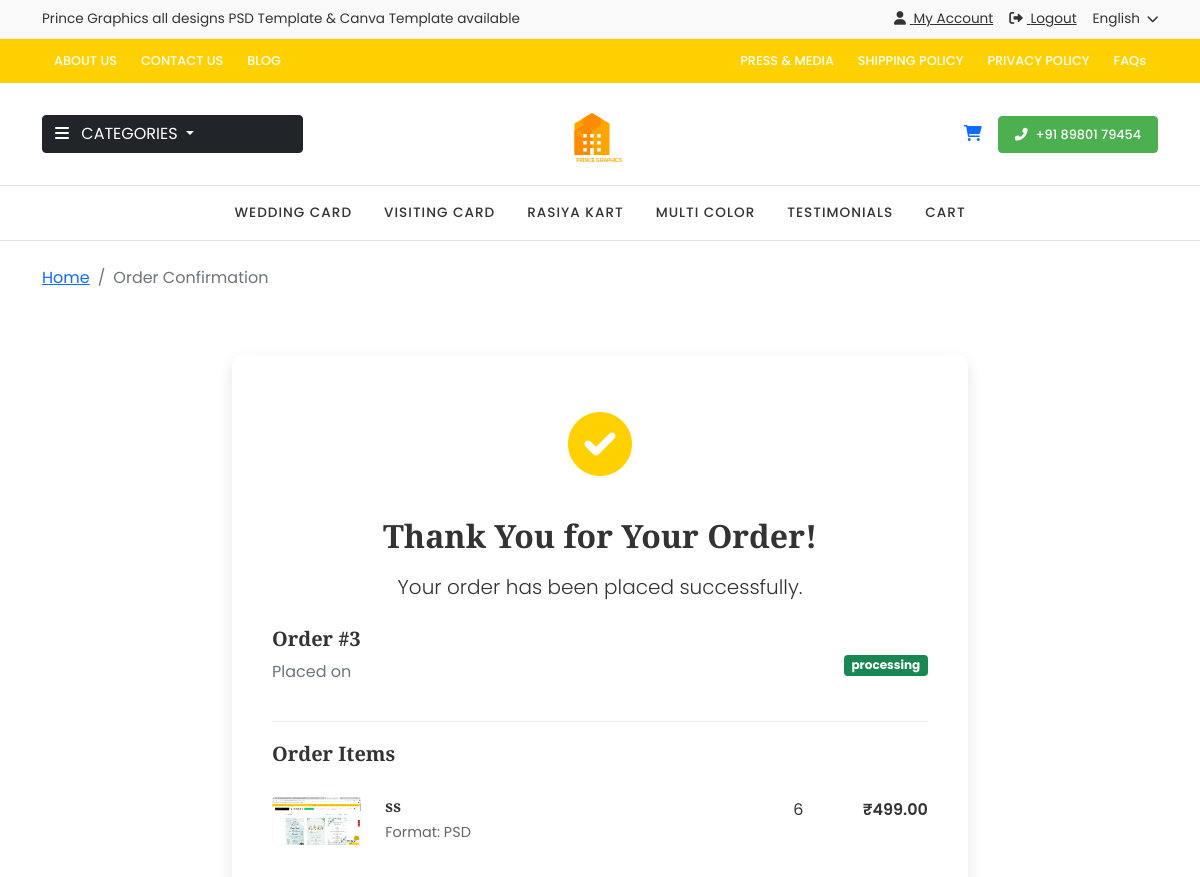
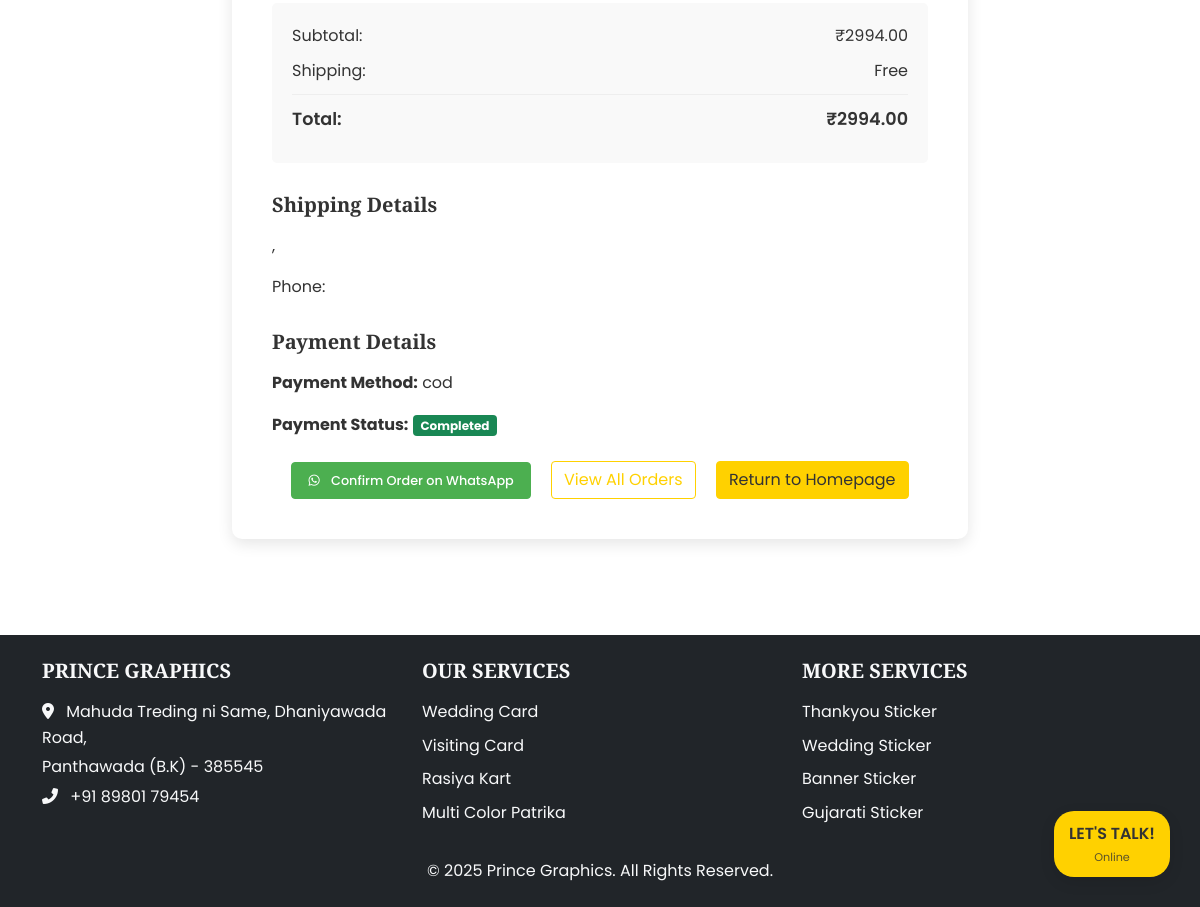
The app's page /order-confirmation/3/ (signed in) with its own data (2 pictures, top to bottom).
### wedding_app/models.py (models this page shows, shortened)
class Order(models.Model):
    STATUS_CHOICES = [
        ('pending', 'Pending'),
        ('processing', 'Processing'),
        ('completed', 'Completed'),
        ('cancelled', 'Cancelled'),
    ]
    user = models.ForeignKey(User, on_delete=models.CASCADE, related_name='orders')
    order_number = models.CharField(max_length=20, unique=True)
    status = models.CharField(max_length=20, choices=STATUS_CHOICES, default='pending')
    total_amount = models.DecimalField(max_digits=10, decimal_places=2)
    created_at = models.DateTimeField(auto_now_add=True)
    updated_at = models.DateTimeField(auto_now=True)
    shipping_address = models.TextField()
    payment_method = models.CharField(max_length=50)
    payment_status = models.BooleanField(default=False)
    order_notes = models.TextField(blank=True, null=True)
    class Meta:
        ordering = ['-created_at']

class OrderItem(models.Model):
    order = models.ForeignKey(Order, on_delete=models.CASCADE, related_name='items')
    gallery_image = models.ForeignKey(GalleryImage, on_delete=models.CASCADE)
    quantity = models.PositiveIntegerField(default=1)
    price = models.DecimalField(max_digits=10, decimal_places=2)
    format = models.CharField(max_length=50)

class GalleryImage(models.Model):
    title = models.CharField(max_length=100)
    image = models.ImageField(upload_to='gallery/')
    caption = models.CharField(max_length=200, blank=True, null=True)
    category = models.ForeignKey(Category, on_delete=models.SET_NULL, null=True, blank=True, related_name='gallery_images')
    price = models.DecimalField(max_digits=10, decimal_places=2, default=499.00)
    discount_price = models.DecimalField(max_digits=10, decimal_places=2, null=True, blank=True)
    formats = models.CharField(max_length=200, default='PSD, Canva', help_text='Comma separated list of available formats')
    is_featured = models.BooleanField(default=False)
    order = models.IntegerField(default=0)
    class Meta:
        ordering = ['order']

### wedding_app/views.py (the view)
# urls.py: path('order-confirmation/<int:order_id>/', views.order_confirmation, name='order_confirmation'),
@login_required
def order_confirmation(request, order_id):
    order = get_object_or_404(Order, id=order_id, user=request.user)
    order_items = OrderItem.objects.filter(order=order)
    whatsapp_link = generate_whatsapp_notification(order, order_items)
    context = {
        'order': order,
        'order_items': order_items,
        'whatsapp_link': whatsapp_link
    }
    return render(request, 'wedding_app/order_confirmation.html', context)

### wedding_app/templates/wedding_app/order_confirmation.html (shortened to what this page needs)
{% extends 'wedding_app/base.html' %}
{% load static %}
{% block content %}
<div class="container mt-4 mb-3">
    <nav aria-label="breadcrumb">
        <ol class="breadcrumb">
            <li class="breadcrumb-item"><a href="{% url 'home' %}">Home</a></li>
            <li class="breadcrumb-item active" aria-current="page">Order Confirmation</li>
        </ol>
    </nav>
</div>
<section class="confirmation-section py-5">
    <div class="container">
        <div class="row justify-content-center">
            <div class="col-lg-8">
                <div class="confirmation-card">
                    <div class="text-center mb-4">
                        <div class="confirmation-icon">
                            <i class="fas fa-check-circle"></i>
                        </div>
                        <h2 class="mb-3">Thank You for Your Order!</h2>
                        <p class="lead">Your order has been placed successfully.</p>
                    </div>
                    <div class="order-details">
                        <div class="order-header">
                            <div>
                                <h5>Order #{{ order.id }}</h5>
                                <p class="text-muted">Placed on {{ order.order_date|date:"F d, Y" }}</p>
                            </div>
                            <div>
                                <span class="badge bg-success">{{ order.status }}</span>
                            </div>
                        </div>
                        <div class="items-list">
                            <h5 class="mb-3">Order Items</h5>
                            {% for item in order_items %}
                            <div class="order-item">
                                <div class="row">
                                    <div class="col-md-2">
                                        <img src="{{ item.gallery_image.image.url }}" alt="{{ item.gallery_image.title }}" class="img-fluid rounded">
                                    </div>
                                    <div class="col-md-7">
                                        <h6 class="item-title">{{ item.gallery_image.title }}</h6>
                                        <p class="item-format">Format: {{ item.format }}</p>
                                    </div>
                                    <div class="col-md-1 text-center">
                                        <span class="item-quantity">{{ item.quantity }}</span>
                                    </div>
                                    <div class="col-md-2 text-end">
                                        <span class="item-price">₹{{ item.price }}</span>
                                    </div>
                                </div>
                            </div>
                            {% endfor %}
                        </div>
                        <div class="order-summary">
                            <div class="summary-row">
                                <span>Subtotal:</span>
                                <span>₹{{ order.total_amount }}</span>
                            </div>
                            <div class="summary-row">
                                <span>Shipping:</span>
                                <span>Free</span>
                            </div>
                            <div class="summary-row total">
                                <span>Total:</span>
                                <span>₹{{ order.total_amount }}</span>
                            </div>
                        </div>
                        <div class="shipping-details">
                            <h5 class="mb-3">Shipping Details</h5>
                            <p>{{ order.shipping_address.city }}, {{ order.shipping_address.state }} {{ order.shipping_address.zip_code }}</p>
                            <p>Phone: {{ order.shipping_address.phone }}</p>
                        </div>
                        <div class="payment-details">
                            <h5 class="mb-3">Payment Details</h5>
                            <p><strong>Payment Method:</strong> {{ order.payment_method }}</p>
                            <p><strong>Payment Status:</strong> <span class="badge bg-success">Completed</span></p>
                        </div>
                    </div>
                    <div class="text-center mt-4">
                        <a href="{{ whatsapp_link }}" class="btn btn-success me-3" target="_blank">
                            <i class="fab fa-whatsapp me-2"></i> Confirm Order on WhatsApp
                        </a>
                        <a href="{% url 'profile' %}" class="btn btn-outline-primary me-3">View All Orders</a>
                        <a href="{% url 'home' %}" class="btn btn-primary">Return to Homepage</a>
                    </div>
                </div>
            </div>
        </div>
    </div>
</section>
{% endblock %}

### wedding_app/templates/wedding_app/base.html (shortened to what this page needs)
<!DOCTYPE html>
<html lang="en">
<head>
    <link href="https://cdn.jsdelivr.net/npm/bootstrap@5.1.3/dist/css/bootstrap.min.css" rel="stylesheet">
    <link rel="stylesheet" href="https://cdnjs.cloudflare.com/ajax/libs/font-awesome/6.0.0/css/all.min.css">
    <link rel="stylesheet" href="/static/wedding_app/css/style.css">
</head>
<body>
    <div class="top-bar py-2">
        <div class="container">
            <div class="row align-items-center">
                <div class="col-md-6">
                    <p class="mb-0">Prince Graphics all designs PSD Template & Canva Template available</p>
                </div>
                <div class="col-md-6 text-end">
                    <div class="d-flex justify-content-end align-items-center">
                        {% if user.is_authenticated %}
                            <a href="{% url 'profile' %}" class="text-reset me-3"><i class="fas fa-user me-1"></i> My Account</a>
                            <a href="{% url 'logout' %}" class="text-reset"><i class="fas fa-sign-out-alt me-1"></i> Logout</a>
                        {% else %}
                            <a href="{% url 'login' %}" class="text-reset me-3"><i class="fas fa-sign-in-alt me-1"></i> Login</a>
                            <a href="{% url 'register' %}" class="text-reset me-3"><i class="fas fa-user-plus me-1"></i> Register</a>
                        {% endif %}
                        <div class="language-selector ms-3">
                            <span class="current-lang">English</span>
                            <i class="fas fa-chevron-down ms-1 small"></i>
                        </div>
                    </div>
                </div>
            </div>
        </div>
    </div>
    <div class="secondary-nav py-2 bg-primary">
        <div class="container">
            <div class="row">
                <div class="col-md-7">
                    <ul class="nav">
                        <li class="nav-item"><a href="{% url 'home' %}" class="nav-link text-white">ABOUT US</a></li>
                        <li class="nav-item"><a href="{% url 'contact' %}" class="nav-link text-white">CONTACT US</a></li>
                        <li class="nav-item"><a href="#" class="nav-link text-white">BLOG</a></li>
                    </ul>
                </div>
                <div class="col-md-5 text-end">
                    <ul class="nav justify-content-end">
                        <li class="nav-item"><a href="#" class="nav-link text-white">PRESS & MEDIA</a></li>
                        <li class="nav-item"><a href="#" class="nav-link text-white">SHIPPING POLICY</a></li>
                        <li class="nav-item"><a href="#" class="nav-link text-white">PRIVACY POLICY</a></li>
                        <li class="nav-item"><a href="#" class="nav-link text-white">FAQs</a></li>
                    </ul>
                </div>
            </div>
        </div>
    </div>
    <header class="main-header py-3">
        <div class="container">
            <div class="row align-items-center">
                <div class="col-md-3">
                    <div class="dropdown">
                        <button class="btn btn-dark dropdown-toggle w-100 text-start" type="button" data-bs-toggle="dropdown">
                            <i class="fas fa-bars me-2"></i> CATEGORIES
                        </button>
                    </div>
                </div>
                <div class="col-md-6 text-center">
                    <a href="{% url 'home' %}" class="navbar-brand">
                        <img src="/static/wedding_app/images/prince-graphics-logo-actual.svg" alt="Prince Graphics" class="img-fluid" style="max-height: 70px;">
                    </a>
                </div>
                <div class="col-md-3 text-end">
                    <div class="d-flex align-items-center justify-content-end">
                        <a href="{% url 'cart' %}" class="cart-icon me-3">
                            <i class="fas fa-shopping-cart"></i>
                        </a>
                        <a href="tel:+918980179454" class="btn btn-success"><i class="fas fa-phone-alt me-2"></i>+91 89801 79454</a>
                    </div>
                </div>
            </div>
        </div>
    </header>
    <nav class="main-nav py-2 border-top border-bottom">
        <div class="container">
            <ul class="nav justify-content-center">
                <li class="nav-item">
                    <a class="nav-link {% if 'wedding-card' in request.path %}active{% endif %}" href="{% url 'gallery' %}?category=wedding-card">WEDDING CARD</a>
                </li>
                <li class="nav-item">
                    <a class="nav-link {% if 'visiting-card' in request.path %}active{% endif %}" href="{% url 'gallery' %}?category=visiting-card">VISITING CARD</a>
                </li>
                <li class="nav-item">
                    <a class="nav-link {% if 'rasiya-kart' in request.path %}active{% endif %}" href="{% url 'gallery' %}?category=rasiya-kart">RASIYA KART</a>
                </li>
                <li class="nav-item">
                    <a class="nav-link {% if 'multi-color' in request.path %}active{% endif %}" href="{% url 'gallery' %}?category=multi-color">MULTI COLOR</a>
                </li>
                <li class="nav-item">
                    <a class="nav-link {% if 'testimonials' in request.path %}active{% endif %}" href="{% url 'testimonials' %}">TESTIMONIALS</a>
                </li>
                <li class="nav-item">
                    <a class="nav-link {% if 'cart' in request.path %}active{% endif %}" href="{% url 'cart' %}">CART</a>
                </li>
            </ul>
        </div>
    </nav>
    <main>
        {% block content %}{% endblock %}
    </main>
    <footer class="footer bg-dark text-light py-4 mt-5">
        <div class="container">
            <div class="row">
                <div class="col-lg-4 mb-4 mb-lg-0">
                    <h5 class="text-uppercase mb-3">Prince Graphics</h5>
                    <p class="mb-1"><i class="fas fa-map-marker-alt me-2"></i> Mahuda Treding ni Same, Dhaniyawada Road,</p>
                    <p class="mb-1">Panthawada (B.K) - 385545</p>
                    <p class="mb-1"><i class="fas fa-phone-alt me-2"></i> +91 89801 79454</p>
                </div>
                <div class="col-lg-4 mb-4 mb-lg-0">
                    <h5 class="text-uppercase mb-3">Our Services</h5>
                    <ul class="list-unstyled">
                        <li><a href="{% url 'gallery' %}?category=wedding-card" class="text-light text-decoration-none mb-2 d-block">Wedding Card</a></li>
                        <li><a href="{% url 'gallery' %}?category=visiting-card" class="text-light text-decoration-none mb-2 d-block">Visiting Card</a></li>
                        <li><a href="{% url 'gallery' %}?category=rasiya-kart" class="text-light text-decoration-none mb-2 d-block">Rasiya Kart</a></li>
                        <li><a href="{% url 'gallery' %}?category=multi-color" class="text-light text-decoration-none mb-2 d-block">Multi Color Patrika</a></li>
                    </ul>
                </div>
                <div class="col-lg-4">
                    <h5 class="text-uppercase mb-3">More Services</h5>
                    <ul class="list-unstyled">
                        <li><a href="{% url 'gallery' %}?category=thankyou-sticker" class="text-light text-decoration-none mb-2 d-block">Thankyou Sticker</a></li>
                        <li><a href="{% url 'gallery' %}?category=wedding-sticker" class="text-light text-decoration-none mb-2 d-block">Wedding Sticker</a></li>
                        <li><a href="{% url 'gallery' %}?category=banner-sticker" class="text-light text-decoration-none mb-2 d-block">Banner Sticker</a></li>
                        <li><a href="{% url 'gallery' %}?category=gujarati-sticker" class="text-light text-decoration-none mb-2 d-block">Gujarati Sticker</a></li>
                    </ul>
                </div>
            </div>
            <div class="row mt-3">
                <div class="col-12 text-center">
                    <p class="mb-0">&copy; 2025 Prince Graphics. All Rights Reserved.</p>
                </div>
            </div>
        </div>
    </footer>
    <div class="chat-widget">
        <div class="chat-button" id="chatButton">
            <div class="chat-bubble">
                <p>LET'S TALK!</p>
                <span class="status-indicator">Online</span>
            </div>
        </div>
    </div>
</body>
</html>

### records on screen
Order: id "3", status "processing", total_amount "2994.00", payment_method "cod"
OrderItem: gallery_image.image (picture), gallery_image "ss", format "PSD", quantity "6", price "499.00"
